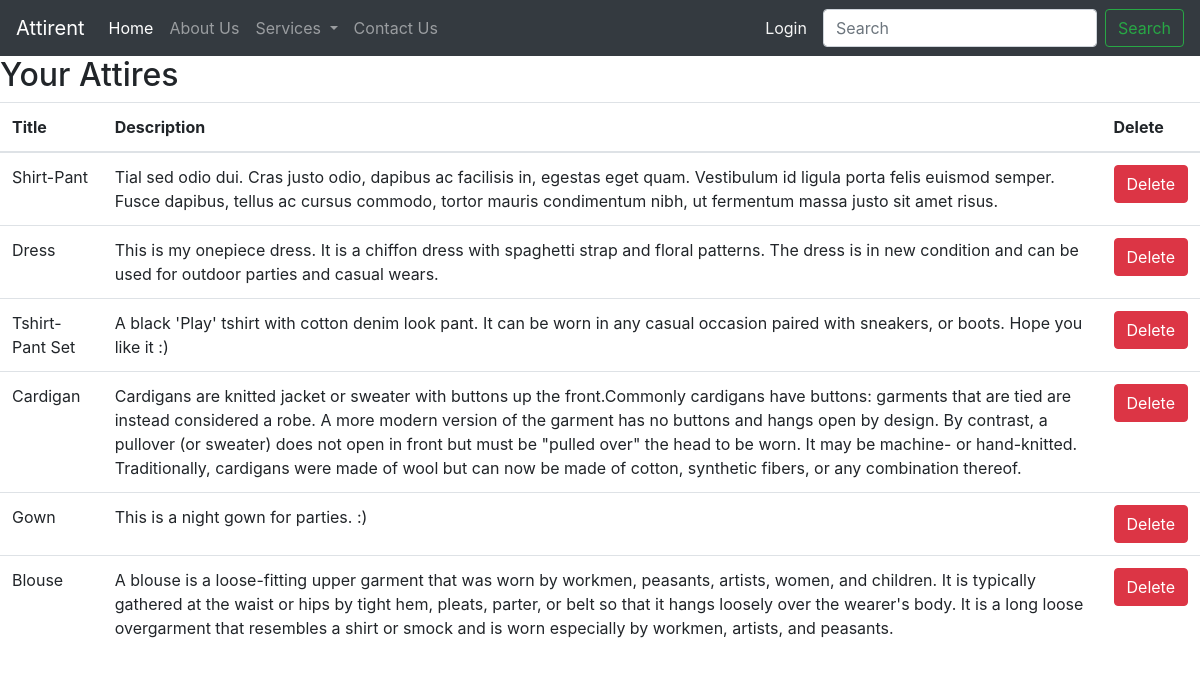
Page /lists on the committed database.
### posts/models.py (models this page shows, shortened)
class Clothes(models.Model):
    id = models.AutoField(primary_key=True)
    title = models.CharField(max_length=100)
    description = models.CharField(max_length=1000)
    picture = models.ImageField(upload_to="pictures", null=True)

### posts/views.py (the view)
# urls.py: path("lists", views.lists, name="lists"),
def lists(request):
    cloth = Clothes.objects.all()
    return render(request, "lists.html", {"cloth": cloth})

### templates/lists.html (shortened to what this page needs)
{% extends 'base.html'%}
{% block body %}
    <h2>Your Attires</h2>
    <table class="table">
        <thead>
            <tr>
                <th>Title</th>
                <th>Description</th>
                <th>Delete</th>
            </tr>
        </thead>
        <tbody>
            {% for clot in cloth %}
                    <tr>
                        <td>{{ clot.title }}</td>
                        <td>{{ clot.description }}</td>
                        <td>
                            <a href="{% url 'delete_cloth' clot.pk %}" class="btn btn-danger">Delete</a>
                        </td>
                    </tr>
            {% endfor %}
        </tbody>
    </table>
{% endblock body %}

### rows in the picture
Clothes: title "Shirt-Pant", description "Tial sed odio dui. Cras justo odio, dapibus ac facilisis in, egestas eget quam. Vestibulum id ligula porta felis euismod semper. Fusce dapibus, tellus ac cursus commodo, tortor mauris condimentum nibh, ut fermentum massa justo sit amet risus."
Clothes: title "Dress", description "This is my onepiece dress. It is a chiffon dress with spaghetti strap and floral patterns. The dress is in new condition and can be used for outdoor parties and casual wears."
Clothes: title "Tshirt-Pant Set", description "A black 'Play' tshirt with cotton denim look pant. It can be worn in any casual occasion paired with sneakers, or boots. Hope you like it :)"
Clothes: title "Cardigan", description "Cardigans are knitted jacket or sweater with buttons up the front.Commonly cardigans have buttons: garments that are tied are instead considered a robe. A more modern version of the garment has no buttons and hangs open by design. By contrast, a pullover (or sweater) does not open in front but must be \"pulled over\" the head to be worn. It may be machine- or hand-knitted. Traditionally, cardigans were made of wool but can now be made of cotton, synthetic fibers, or any combination thereof."
Clothes: title "Gown", description "This is a night gown for parties. :)"
Clothes: title "Blouse", description "A blouse is a loose-fitting upper garment that was worn by workmen, peasants, artists, women, and children. It is typically gathered at the waist or hips by tight hem, pleats, parter, or belt so that it hangs loosely over the wearer's body. It is a long loose overgarment that resembles a shirt or smock and is worn especially by workmen, artists, and peasants."
